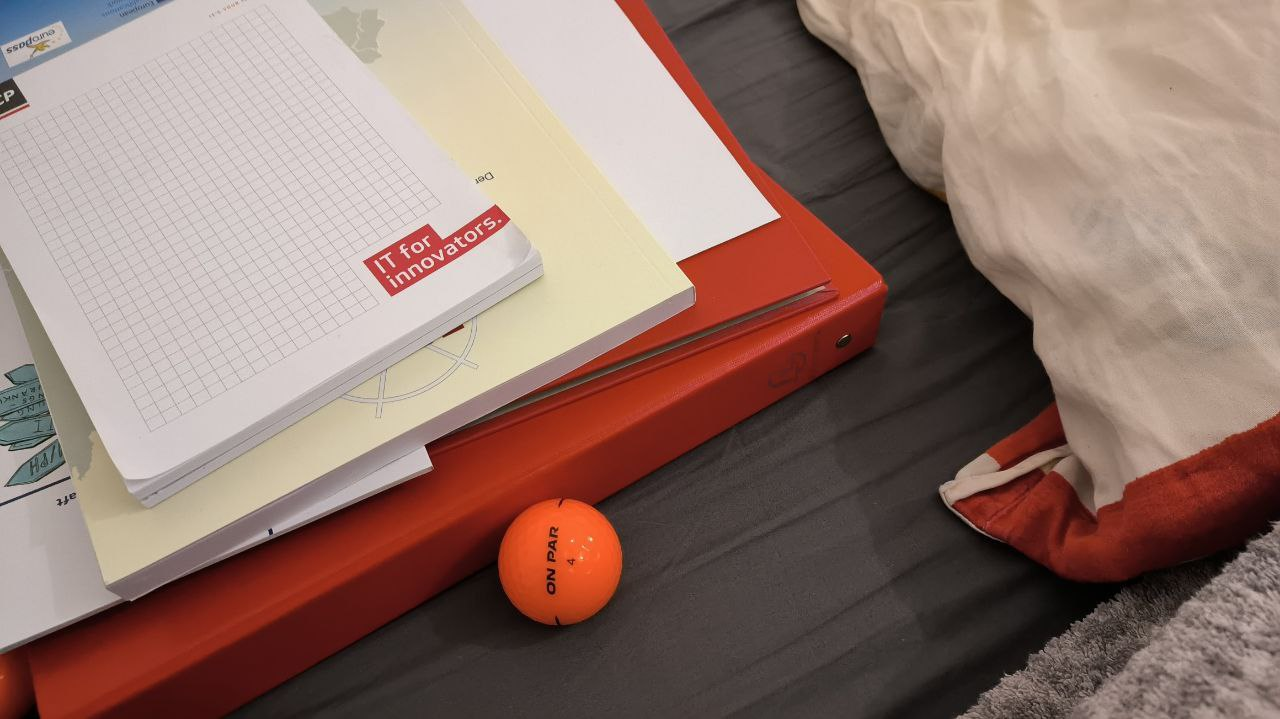
#> input picture AI_Model/data/images/09f5cf6a-photo_2026-03-18_20-38-14.jpg, 1280 x 719 px, given in place of the camera
$ python OpenCV_Ball_Detection_main.py
#> lines starting #> are read from the running program, lines starting #| are printed output that depends on the picture; after the words box and inside, x2 and y2 are one past the last pixel; in counts of white or black regions, pixels touching at a corner belong together
import cv2
import numpy as np
import json
import time
import sys
import math

# --- KAMERA & KONSTANTEN ---
cap = cv2.VideoCapture(0)
frame_w, frame_h = 320, 240
cap.set(cv2.CAP_PROP_FRAME_WIDTH, frame_w)
cap.set(cv2.CAP_PROP_FRAME_HEIGHT, frame_h)

Bw_deg = 62.2  # FOV der Pi Kamera
DEADZONE_PIXELS = 20

# Das Raster für die JSON-Übertragung
GRID_W = 40
GRID_H = 20

# Deine ermittelten HSV-Werte
h_min, h_max = 3, 23
s_min, s_max = 56, 165
v_min, v_max = 220, 255
lower_bound = np.array([h_min, s_min, v_min])
upper_bound = np.array([h_max, s_max, v_max])

print("Starte Telemetrie-Radar... (STRG+C zum Beenden)")
time.sleep(2)

try:
    while True:
        ret, frame = cap.read()
#> frame is the input picture: shape (719, 1280, 3); mean B, G, R 110, 119.1, 145.8
        if not ret: break

        # 1. Hochauflösende Maske erstellen
        hsv = cv2.cvtColor(frame, cv2.COLOR_BGR2HSV)
#> hsv: shape (719, 1280, 3); mean H, S, V 14.1, 72.5, 146.2
        mask = cv2.inRange(hsv, lower_bound, upper_bound)
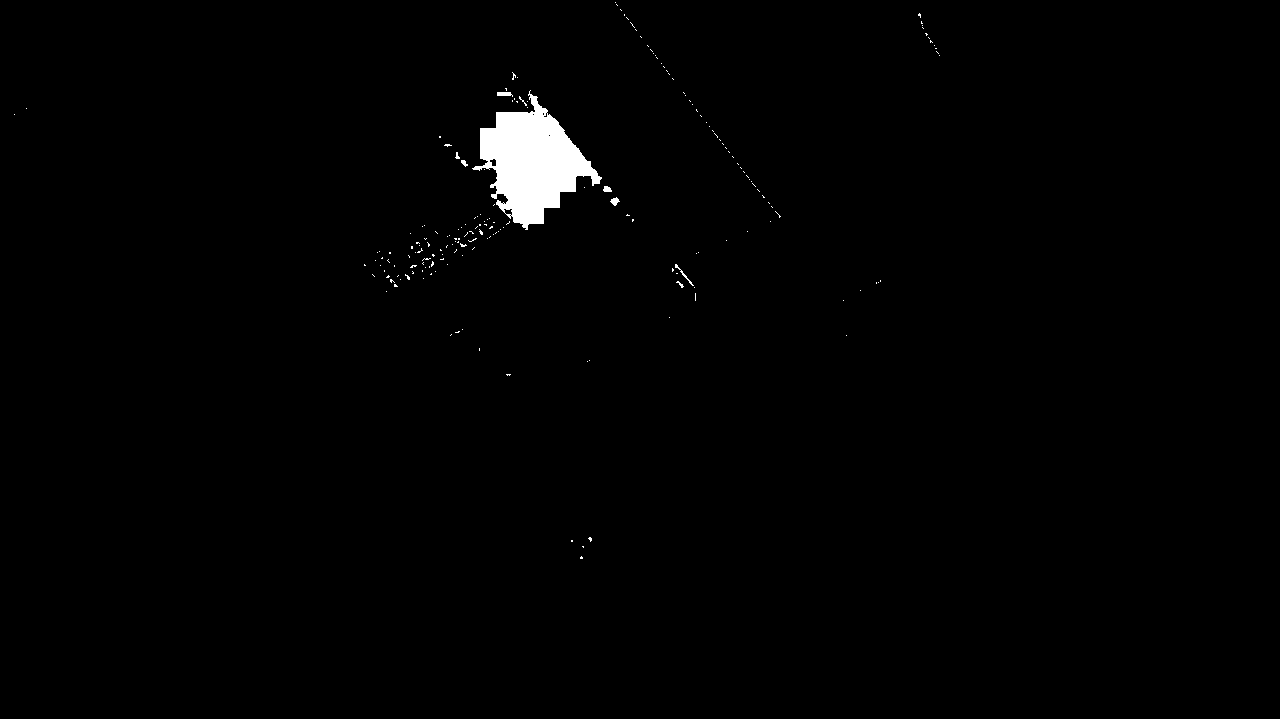
#> mask: shape (719, 1280); 1% white; 193 white regions (185 under 20 px), largest, box (x1, y1, x2, y2) and area: (472, 90, 602, 230) 8663, (497, 92, 513, 97) 59, (675, 264, 694, 286) 52

        # Rauschen leicht filtern
        mask = cv2.erode(mask, None, iterations=1)
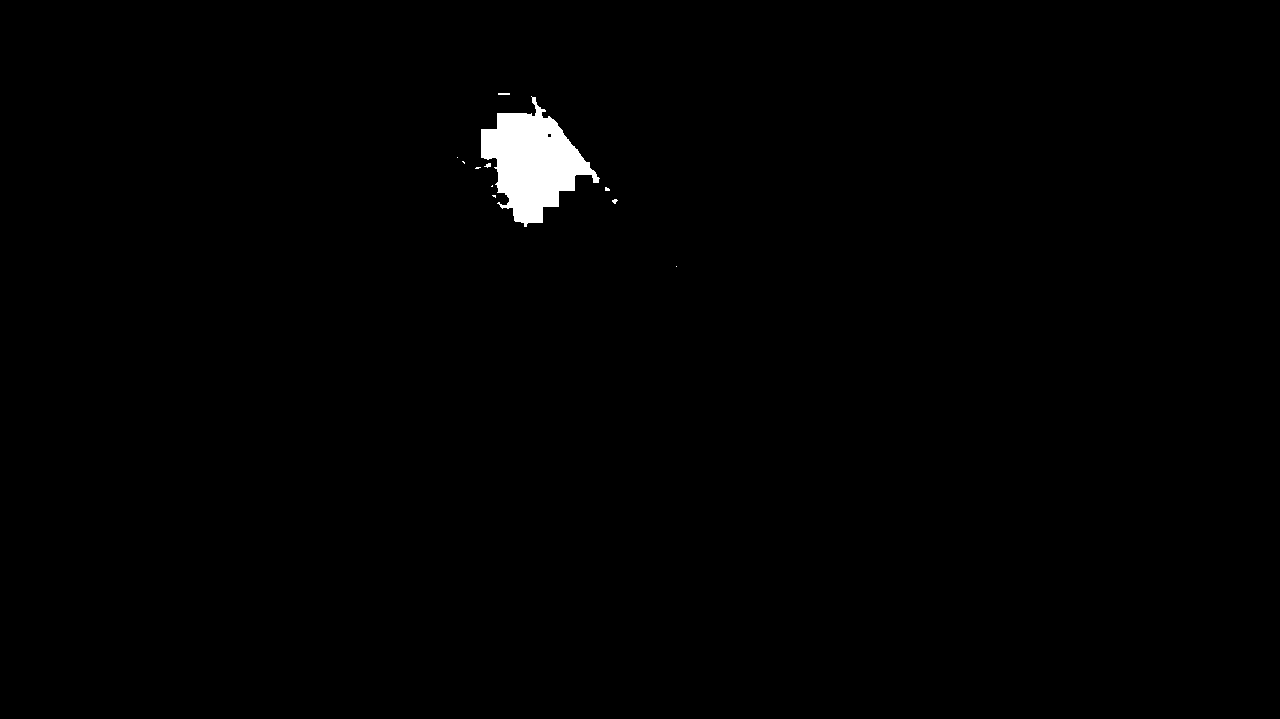
#> mask: shape (719, 1280); 0.86% white; 11 white regions (8 under 20 px), largest, box (x1, y1, x2, y2) and area: (481, 96, 600, 227) 7849, (498, 93, 510, 95) 24, (484, 163, 491, 168) 21
        mask = cv2.dilate(mask, None, iterations=1)
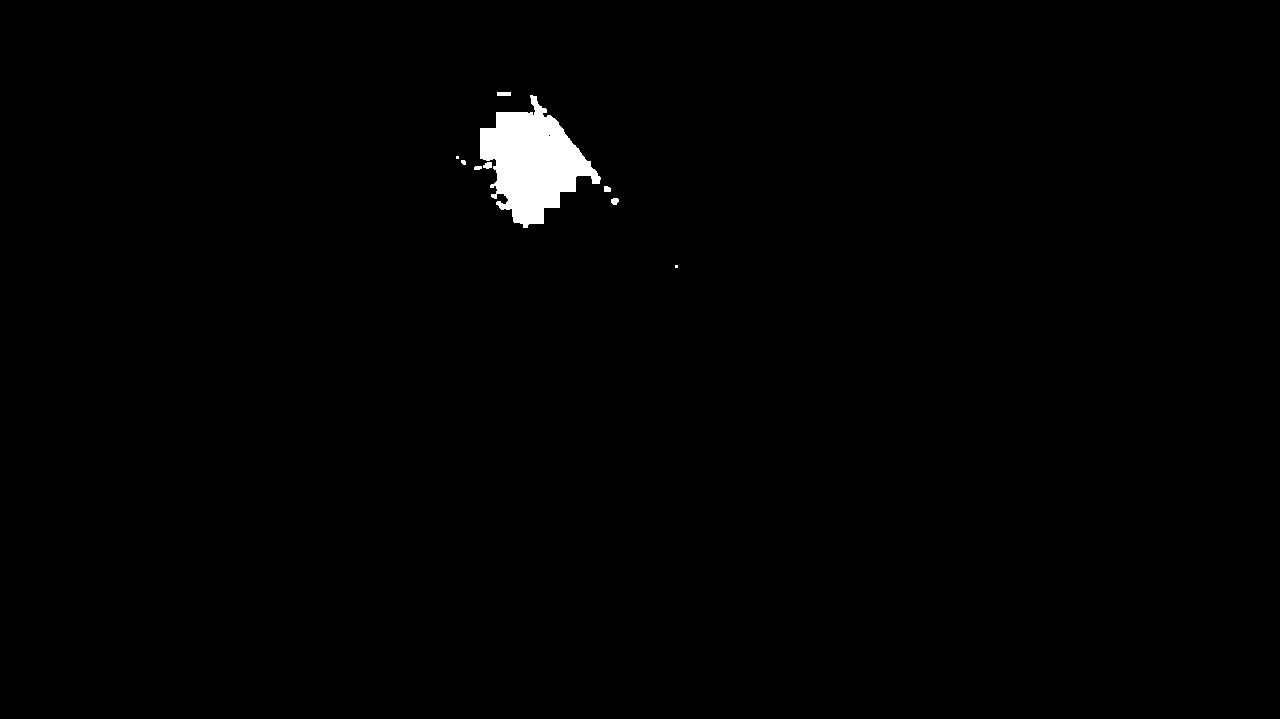
#> mask: shape (719, 1280); 0.95% white; 9 white regions (2 under 20 px)

        # --- TELEMETRIE VARIABLEN INITIALISIEREN ---
        dist_cm = 0.0
        error_x = 0
        error_y = 0  # <--- NEU: Y-Positionsabweichung
        command = "SUCHE"
        quality_pct = 0.0

        # 2. PRÄZISE BERECHNUNGEN (auf dem Originalbild)
        contours, _ = cv2.findContours(mask, cv2.RETR_EXTERNAL, cv2.CHAIN_APPROX_SIMPLE)
#> contours = 9 contours, 4 with area under 20; largest, box (x1, y1, x2, y2) and area: (480, 95, 601, 228) 8242, (497, 92, 511, 96) 39, (483, 162, 492, 169) 36, (611, 198, 619, 205) 34, (604, 186, 611, 192) 27

        if contours:
            largest_contour = max(contours, key=cv2.contourArea)
#> largest_contour = contour of 187 points, box (x1, y1, x2, y2) (480, 95, 601, 228), area 8242
            area = cv2.contourArea(largest_contour)
#> area = 8241.5

            if area > 50:
                ((cx, cy), radius) = cv2.minEnclosingCircle(largest_contour)
#> cx = 535.8; cy = 161.5; radius = 66.75

                # A) Distanz berechnen (-2.1 cm Radius-Korrektur)
                opx = radius * 2.0
#> opx = 133.5
                Ow_rad = math.radians((Bw_deg / frame_w) * opx)
#> Ow_rad = 0.453
                if Ow_rad > 0:
                    dist_cm = max(0.0, (21.0 / math.tan(Ow_rad / 2.0)) / 10.0 - 2.1)
#> dist_cm = 7.01

                # B) Lenk-Positionierung berechnen (X und Y)
                error_x = int(cx - (frame_w / 2.0))
#> error_x = 375
                error_y = int(cy - (frame_h / 2.0)) # <--- NEU: Y-Abweichung zur Mitte
#> error_y = 41

                if error_x < -DEADZONE_PIXELS: command = "LINKS"
                elif error_x > DEADZONE_PIXELS: command = "RECHTS"
                else: command = "GERADEAUS"

                # C) Prozentanteil (Qualität) berechnen
                circle_area = math.pi * (radius ** 2)
#> circle_area = 13996.5
                if circle_area > 0:
                    quality_pct = min(100.0, (area / circle_area) * 100.0)
#> quality_pct = 58.88

        # 3. AUF RASTER VEREINFACHEN (für die Übertragung)
        small_mask = cv2.resize(mask, (GRID_W, GRID_H), interpolation=cv2.INTER_NEAREST)
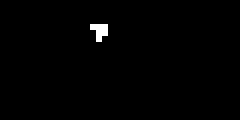
#> small_mask: shape (20, 40) (shown 6 times larger); 0.75% white in thin lines or dots, all inside (x1, y1, x2, y2) = (15, 4, 18, 7)
        y_coords, x_coords = np.where(small_mask > 0)
#> y_coords = [4, 4, 4, 5, 5, 6]; x_coords = [15, 16, 17, 16, 17, 16]

        # 4. JSON ZUSAMMENBAUEN
        payload = {
            "telemetry": {
                "status": command,
                "distance_cm": round(dist_cm, 1),
                "error_x": error_x,
                "error_y": error_y,  # <--- NEU: Y mit ins JSON gepackt
                "quality_pct": round(quality_pct, 1)
            },
            "pixels": {}
        }

        for i in range(len(x_coords)):
            payload["pixels"][f"p{i+1}"] = [int(x_coords[i]), int(y_coords[i])]
#> this loop made 6 passes
#> after the loop, payload = 2 items

        json_output = json.dumps(payload)

        # ==========================================
        # LIVE TERMINAL OUTPUT (Das SSH-Radar)
        # ==========================================
        sys.stdout.write("\033[H\033[J") # Terminal sauber wischen

        print(f"JSON Payload: {len(json_output)} Bytes gesendet.")
#| JSON Payload: 209 Bytes gesendet.
        print("-" * (GRID_W * 2))

        # Das ASCII-Radar zeichnen
        for y in range(GRID_H):
            row_str = ""
            for x in range(GRID_W):
                if small_mask[y, x] > 0:
                    row_str += "██"
                else:
                    row_str += "  "
            print(row_str)

        print("-" * (GRID_W * 2))

        # Die Telemetrie-Daten direkt unterm Radar anzeigen (mit Error-Y)
        if command != "SUCHE":
            print(f" [!] BALL ERKANNT | Qualitaet: {quality_pct:.1f}%")
#|  [!] BALL ERKANNT | Qualitaet: 58.9%
            print(f" ->  Cmd: {command:<10} | Dist: {dist_cm:>5.1f} cm | Err_X: {error_x:>4} px | Err_Y: {error_y:>4} px")
#|  ->  Cmd: RECHTS     | Dist:   7.0 cm | Err_X:  375 px | Err_Y:   41 px
        else:
            print(" [?] SUCHE BALL...")

        time.sleep(0.1) # Max. 10 FPS reichen für das Radar völlig

except KeyboardInterrupt:
    print("\nRadar beendet.")
finally:
    cap.release()

$ run again, on AI_Model/data/images/0ee9052b-photo_2026-03-18_19-37-22_3.jpg
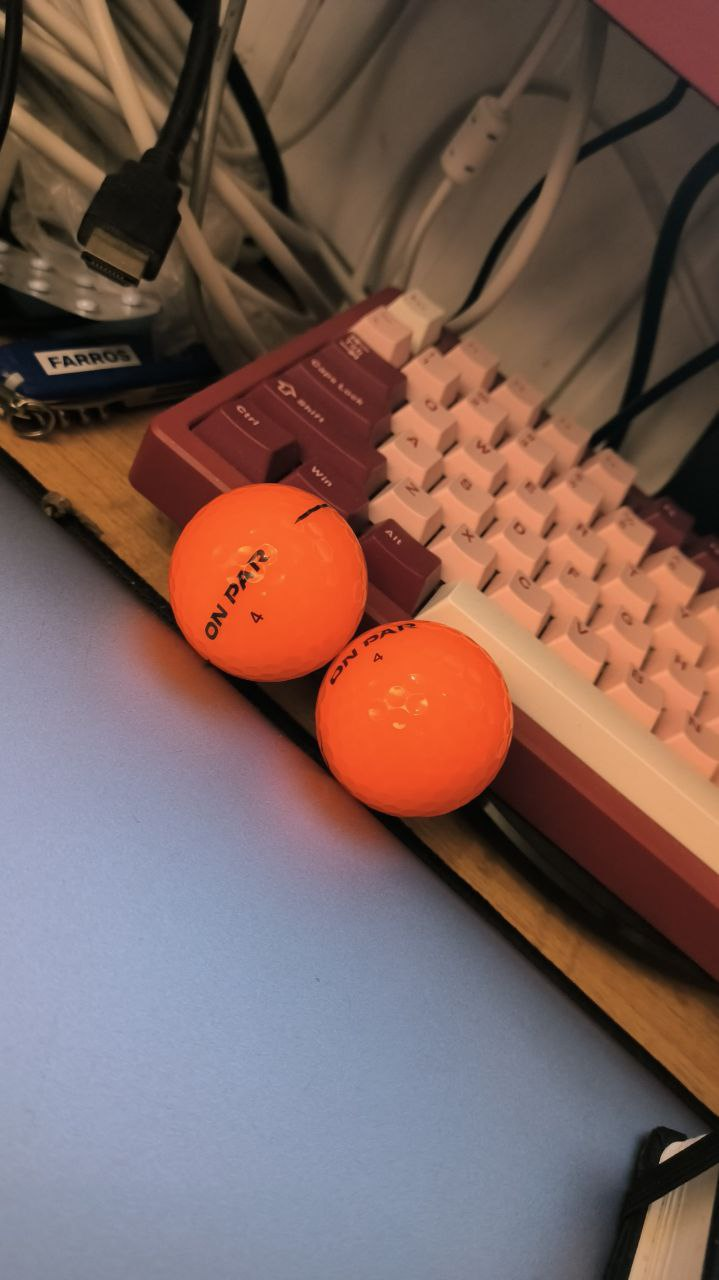
#> input picture AI_Model/data/images/0ee9052b-photo_2026-03-18_19-37-22_3.jpg, 719 x 1280 px, given in place of the camera
#> frame is the input picture: shape (1280, 719, 3); mean B, G, R 88.6, 95.1, 122.6
#> hsv: shape (1280, 719, 3); mean H, S, V 49.8, 102.1, 132.5
#> `mask = cv2.erode(mask, None, iterations=1)`:
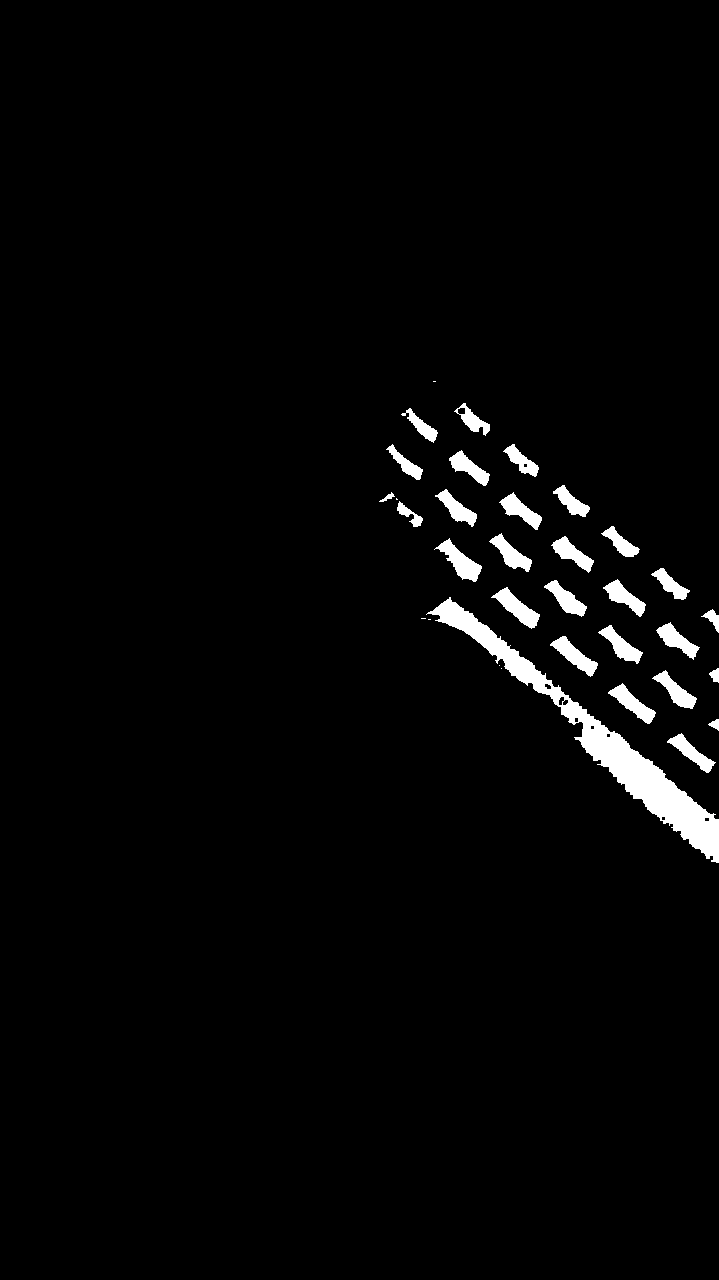
#> mask: shape (1280, 719); 2.5% white; 34 white regions (6 under 20 px), largest, box (x1, y1, x2, y2) and area: (426, 597, 719, 863) 9408, (434, 538, 482, 582) 799, (491, 587, 540, 629) 768
#> contours = 29 contours, 1 with area under 20; largest, box (x1, y1, x2, y2) and area: (425, 596, 719, 864) 10317, (433, 537, 483, 583) 928, (490, 586, 541, 630) 893, (549, 635, 599, 678) 838, (607, 682, 657, 725) 820
#> largest_contour = contour of 500 points, box (x1, y1, x2, y2) (425, 596, 719, 864), area 10317
#> area = 10317
#> cx = 571.5; cy = 738; radius = 192.6
#> opx = 385.2
#> Ow_rad = 1.31
#> dist_cm = 0.643
#> error_x = 411
#> error_y = 618
#> circle_area = 116513.2
#> quality_pct = 8.85
#> `small_mask = cv2.resize(mask, (GRID_W, GRID_H), interpolation=cv2.INTE..`:
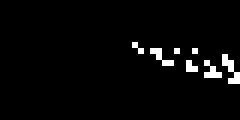
#> small_mask: shape (20, 40) (shown 6 times larger); 3% white in thin lines or dots, all inside (x1, y1, x2, y2) = (22, 7, 40, 14)
#> y_coords = 24 values from 7 to 13; x_coords = 24 values, max 39 at index 21, min 22 at index 0, mean 32.17
#> the loop `for i in range(len(x_coords)):` made 24 passes
#> after the loop `for i in range(len(x_coords)):`: payload = 2 items
#| JSON Payload: 510 Bytes gesendet.
#|  [!] BALL ERKANNT | Qualitaet: 8.9%
#|  ->  Cmd: RECHTS     | Dist:   0.6 cm | Err_X:  411 px | Err_Y:  618 px
